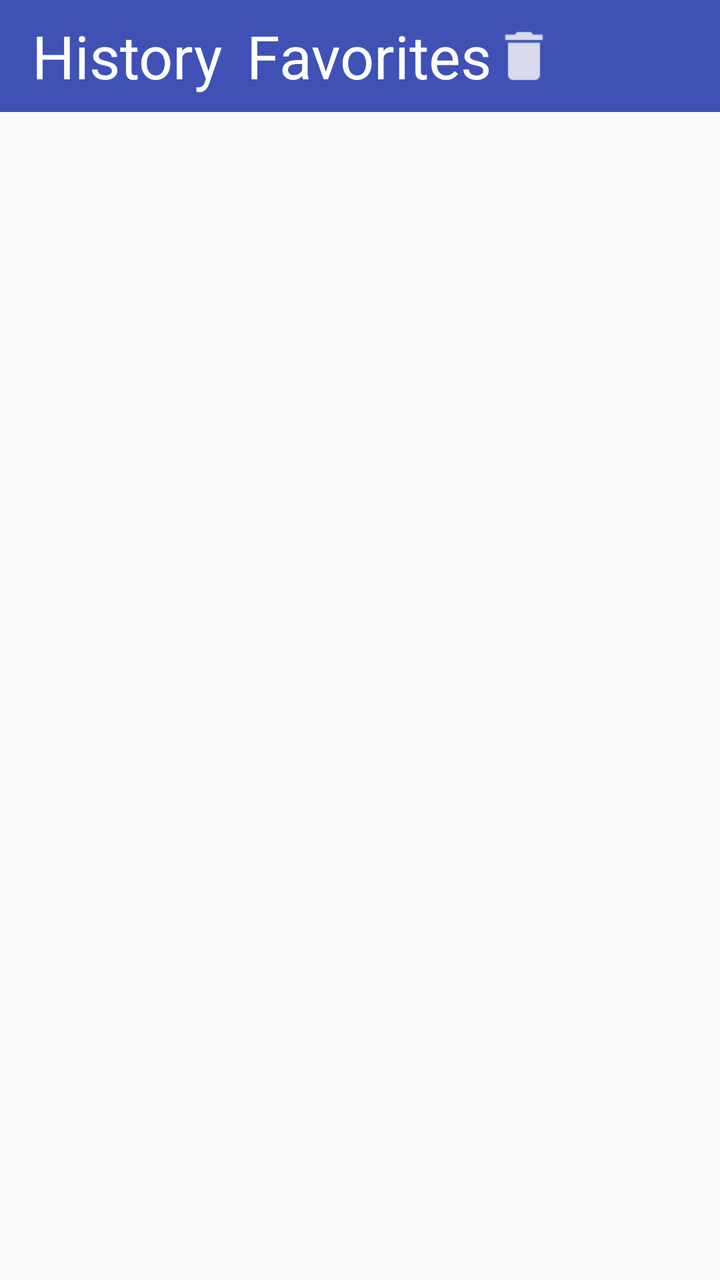
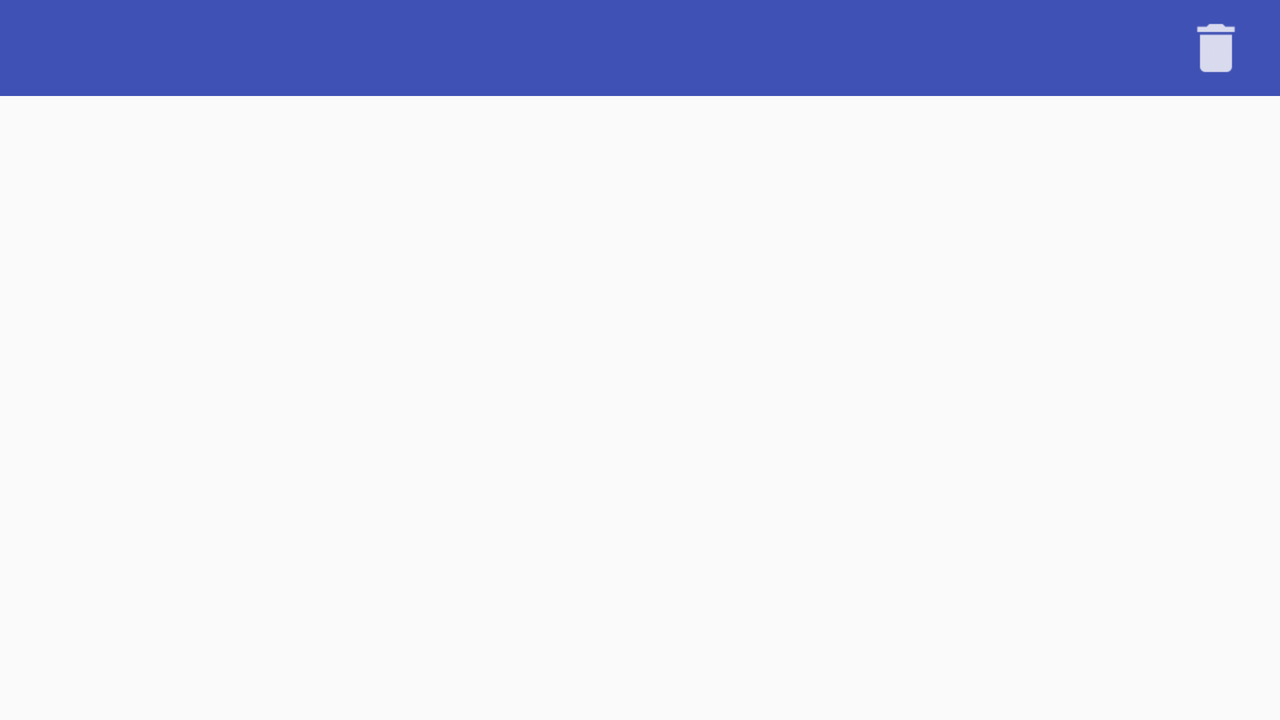

Two renders of one Android screen. The first uses the default layout on a phone; the second uses the alternative layout the repository ships for a different screen configuration, on a matching device. The two XML files are below.
<!-- AndroidManifest.xml: application theme AppTheme -->
<!-- res/layout/fragment_middle.xml -->
<?xml version="1.0" encoding="utf-8"?>
<android.support.constraint.ConstraintLayout
  xmlns:android="http://schemas.android.com/apk/res/android"
  xmlns:app="http://schemas.android.com/apk/res-auto"
  android:layout_width="match_parent"
  android:layout_height="match_parent">

  <android.support.v7.widget.Toolbar
    android:id="@+id/toolbar_middle"
    android:layout_width="match_parent"
    android:layout_height="wrap_content"
    android:background="@color/colorPrimary"
    app:layout_constraintTop_toBottomOf="parent"
    app:layout_constraintTop_toTopOf="parent">


    <LinearLayout
      android:layout_width="wrap_content"
      android:layout_height="wrap_content"
      android:gravity="center"
      android:orientation="horizontal">

      <TextView
        android:id="@+id/history_title"
        android:layout_width="match_parent"
        android:layout_height="wrap_content"
        android:layout_marginRight="6dp"
        android:text="@string/history"
        android:textColor="@android:color/white"
        android:textSize="30sp"
        />

      <TextView
        android:id="@+id/favorites_title"
        android:layout_width="match_parent"
        android:layout_height="wrap_content"
        android:layout_marginLeft="6dp"
        android:text="@string/favorites"
        android:textColor="@android:color/white"
        android:textSize="30sp"
        />
    </LinearLayout>

    <ImageButton
      android:layout_width="wrap_content"
      android:layout_height="wrap_content"
      android:background="@android:color/transparent"
      android:src="@drawable/ic_delete"/>


  </android.support.v7.widget.Toolbar>

  <FrameLayout
    android:id="@+id/middle_fragment_container"
    android:layout_width="match_parent"
    android:layout_height="match_parent"
    app:layout_constraintBottom_toBottomOf="parent"
    app:layout_constraintLeft_toLeftOf="parent"
    app:layout_constraintRight_toRightOf="parent"
    app:layout_constraintTop_toBottomOf="@id/toolbar_middle"/>

</android.support.constraint.ConstraintLayout>
<!-- resources referenced by this layout -->
<resources>
  <color name="colorPrimary">#3F51B5</color>
  <!-- drawable ic_delete (drawable) -->
  <vector android:height="42dp" android:viewportHeight="24.0"
      android:viewportWidth="24.0" android:width="42dp" xmlns:android="http://schemas.android.com/apk/res/android">
      <path android:fillColor="@android:color/white" android:pathData="M6,19c0,1.1 0.9,2 2,2h8c1.1,0 2,-0.9 2,-2V7H6v12zM19,4h-3.5l-1,-1h-5l-1,1H5v2h14V4z"/>
  </vector>
  <string name="favorites">Favorites</string>
  <string name="history">History</string>
  <style name="AppTheme" parent="Theme.AppCompat.Light.NoActionBar">
      
      <item name="colorPrimary">@color/colorPrimary</item>
      <item name="colorPrimaryDark">@color/colorPrimaryDark</item>
      <item name="colorAccent">@color/colorAccent</item>
      <item name="preferenceTheme">@style/PreferenceThemeOverlay.v14.Material</item>
    </style>
  <color name="colorPrimaryDark">#303F9F</color>
  <color name="colorAccent">#448aff</color>
</resources>
<!-- res/layout-land/fragment_middle.xml (the author's variant of the layout above) -->
<!-- drawn on the phone turned sideways -->
<?xml version="1.0" encoding="utf-8"?>
<android.support.constraint.ConstraintLayout
  xmlns:android="http://schemas.android.com/apk/res/android"
  xmlns:app="http://schemas.android.com/apk/res-auto"
  xmlns:tools="http://schemas.android.com/tools"
  android:layout_width="match_parent"
  android:layout_height="match_parent"
  android:orientation="vertical">

  <RelativeLayout
    android:id="@+id/toolbar_middle"
    android:layout_width="0dp"
    android:layout_height="48dp"
    android:background="@color/colorPrimary"
    app:layout_constraintLeft_toLeftOf="parent"
    app:layout_constraintRight_toRightOf="parent"
    app:layout_constraintTop_toTopOf="parent">

    <android.support.design.widget.TabLayout
      android:id="@+id/tab_layout"
      app:tabIndicatorColor="@color/colorWhite"
      app:tabTextColor="@color/colorGrey"
      app:tabSelectedTextColor="@color/colorWhite"
      android:layout_width="wrap_content"
      android:layout_height="wrap_content"
      android:layout_centerHorizontal="true"
      android:layout_centerVertical="true"
      app:tabMode="scrollable"/>

    <ImageButton
      android:id="@+id/clear_history_button"
      android:layout_width="wrap_content"
      android:layout_height="wrap_content"
      android:layout_alignParentRight="true"
      android:layout_centerVertical="true"
      android:layout_marginRight="16dp"
      android:background="@android:color/transparent"
      android:src="@drawable/ic_delete"/>

  </RelativeLayout>

  <android.support.v4.view.ViewPager
    android:id="@+id/middle_view_pager"
    android:layout_width="0dp"
    android:layout_height="0dp"
    app:layout_constraintBottom_toBottomOf="parent"
    app:layout_constraintLeft_toLeftOf="parent"
    app:layout_constraintRight_toRightOf="parent"
    app:layout_constraintTop_toBottomOf="@+id/toolbar_middle"/>

</android.support.constraint.ConstraintLayout>
<!-- resources referenced by the variant -->
<!-- as the phone turned sideways resolves them -->
<resources>
  <color name="colorGrey">#b6b6b6</color>
  <color name="colorPrimary">#3F51B5</color>
  <color name="colorWhite">#ffffff</color>
  <!-- drawable ic_delete (drawable) -->
  <vector android:height="42dp" android:viewportHeight="24.0"
      android:viewportWidth="24.0" android:width="42dp" xmlns:android="http://schemas.android.com/apk/res/android">
      <path android:fillColor="@android:color/white" android:pathData="M6,19c0,1.1 0.9,2 2,2h8c1.1,0 2,-0.9 2,-2V7H6v12zM19,4h-3.5l-1,-1h-5l-1,1H5v2h14V4z"/>
  </vector>
  <style name="AppTheme" parent="Theme.AppCompat.Light.NoActionBar">
      
      <item name="colorPrimary">@color/colorPrimary</item>
      <item name="colorPrimaryDark">@color/colorPrimaryDark</item>
      <item name="colorAccent">@color/colorAccent</item>
      <item name="preferenceTheme">@style/PreferenceThemeOverlay.v14.Material</item>
    </style>
  <color name="colorPrimaryDark">#303F9F</color>
  <color name="colorAccent">#448aff</color>
</resources>
